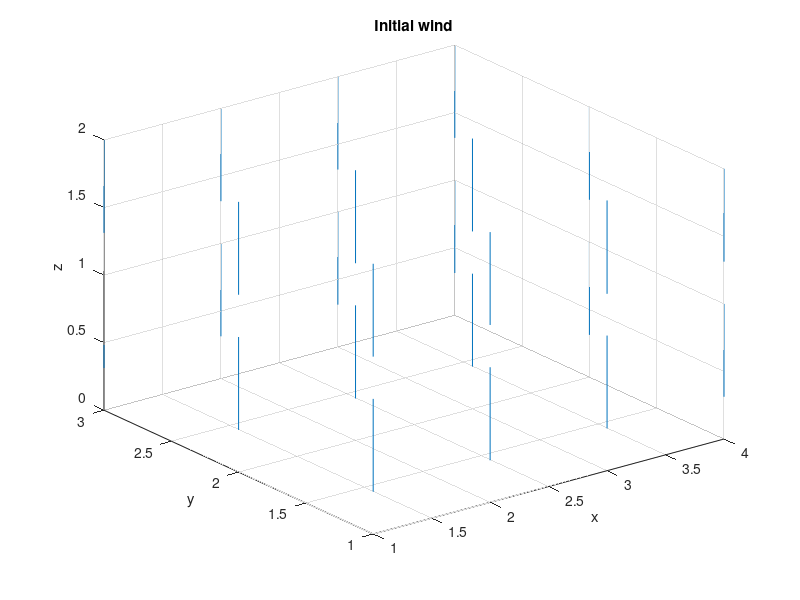
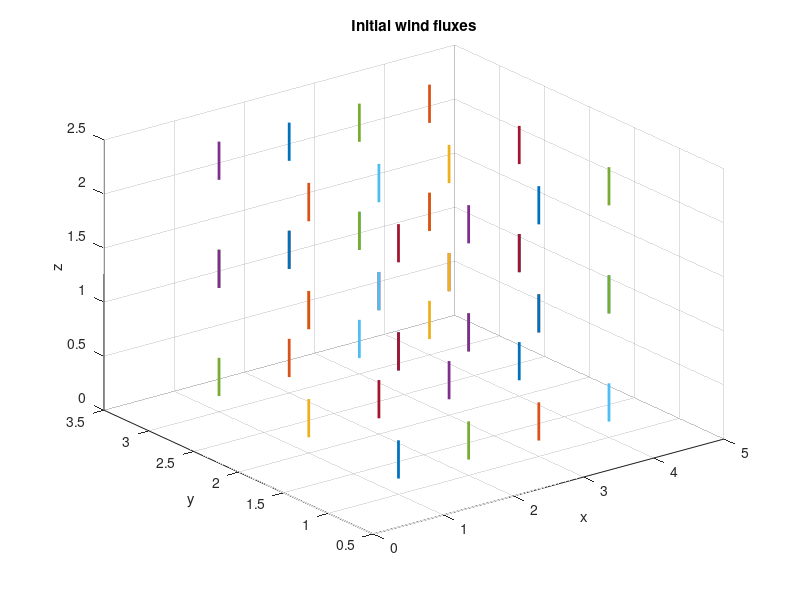

These figures' MATLAB source, in order: (Note: this script raises an error after producing the figures.)
% dimension
n = [4,3,2];
fprintf('linear array of %ix%ix%i cells\n',n(1),n(2),n(3))
% grid (regular for the moment)
[x,y,z] = meshgrid(1:n(1),1:n(2),1:n(3));
xx = permute(x,[2 1 3]); yy = permute(y,[2 1 3]); zz = permute(z,[2 1 3]);

% # x continuity constraints
nt1 = (n(1)-1)*n(2)*n(3);
% # y continuity constraints
nt2 = n(1)*(n(2)-1)*n(3);
% # z continuity constraints
nt3 = n(1)*n(2)*(n(3)-1);
% # ground flux conditions
nt4 = n(1)*n(2);
c_constraints = nt1+nt2+nt3+nt4;

% # fluxes per element
factor = 6;
% initialize matrices
B=sparse(factor*prod(n));
D=sparse(prod(n),factor*prod(n));
A=sparse(factor*prod(n));
E=sparse(size(n,2)*prod(n),factor*prod(n));
t1 = sparse(nt1,factor*prod(n));
t2 = sparse(nt2,factor*prod(n));
t3 = sparse(nt3,factor*prod(n));
t4 = sparse(nt4,factor*prod(n));
v0f = zeros(factor*prod(n),1);
% make them full if small
if prod(n)<200, B=full(B);D=full(D);E=full(E); end
% create block matrices
for i=1:prod(n)
    s=(i-1)*factor+1:i*factor; % span of local dofs
    t=(i-1)*size(n,2)+1:i*size(n,2);
    A(s,s)=diag([1,1,1,1,1e4,1e4]);
    B(s,s)=[-1,0,0,0,0,0;0,1,0,0,0,0;0,0,-1,0,0,0;0,0,0,1,0,0;0,0,0,0,-1,0;0,0,0,0,0,1];
    D(i,s)=[1,1,1,1,1,1];
    E(t,s)=[-.5,.5,0,0,0,0;0,0,-.5,.5,0,0;0,0,0,0,-.5,.5];
    v0f(s)=[0,0,0,0,1,-1]; % initial wind flux
    % continuity conditions
    [xi,yi,zi]=ind2sub(n,i);
    if xi > 1
        t1((xi-1)+(yi-1)*(n(1)-1)+(zi-1)*n(2)*(n(1)-1),s(1)) = 1;
    end
    if xi < n(1)
        t1(xi+(yi-1)*(n(1)-1)+(zi-1)*n(2)*(n(1)-1),s(2)) = 1;
    end
    if yi > 1
        t2((yi-1)+(xi-1)*(n(2)-1)+(zi-1)*n(1)*(n(2)-1),s(3)) = 1;
    end
    if yi < n(2)
        t2(yi+(xi-1)*(n(2)-1)+(zi-1)*n(1)*(n(2)-1),s(4)) = 1;
    end
    if zi > 1
        t3((zi-1)+(xi-1)*(n(3)-1)+(yi-1)*n(1)*(n(3)-1),s(5)) = 1;
    end
    if zi < n(3)
        t3(zi+(xi-1)*(n(3)-1)+(yi-1)*n(1)*(n(3)-1),s(6)) = 1;
    end
    if zi==1
        t4(xi+(yi-1)*n(1),s(5)) = 1;
    end
end
C = [t1;t2;t3;t4];
if size(C,1) ~= c_constraints
    error('number of constraints different than indices computed!') 
end
% initial wind flow at the middle of the cells
u0=E*v0f;
% plot initial wind
figure, quiver3(xx(:),yy(:),zz(:),u0(1:3:end),u0(2:3:end),u0(3:3:end)), xlabel('x'), ylabel('y'), zlabel('z'), title('Initial wind')
% plot initial fluxes
vv0 = B*v0f;
figure, for i=1:prod(n), s=(i-1)*factor+1:i*factor; [xi,yi,zi]=ind2sub(n,i); quiver3([xi-.5,xi+.5,xi,xi,xi,xi],[yi,yi,yi-.5,yi+.5,yi,yi],[zi,zi,zi,zi,zi-.5,zi+.5],[vv0(s(1:2))',0,0,0,0],[0,0,vv0(s(3:4))',0,0],[0,0,0,0,vv0(s(5:6))'],.5,'LineWidth',2), hold on, end, xlabel('x'), ylabel('y'), zlabel('z'), title('Initial wind fluxes')
% need initial Cartesian wind instead of flux
v0=B*v0f; 
% solve mass-consistent using saddle problem
saddle_sparse
% show matrix M if it is small
if prod(n)<10,M,end
% transform fluxes into cartesian winds at the centers
u=E*v;
% plot resulting wind
figure, quiver3(xx(:),yy(:),zz(:),u(1:3:end),u(2:3:end),u(3:3:end)), xlabel('x'), ylabel('y'), zlabel('z'), title('Mass-consistent solution')
vv = B*v;
% plot resulting fluxes
figure, for i=1:prod(n), s=(i-1)*factor+1:i*factor; [xi,yi,zi]=ind2sub(n,i); quiver3([xi-.5,xi+.5,xi,xi,xi,xi],[yi,yi,yi-.5,yi+.5,yi,yi],[zi,zi,zi,zi,zi-.5,zi+.5],[vv(s(1:2))',0,0,0,0],[0,0,vv(s(3:4))',0,0],[0,0,0,0,vv(s(5:6))'],.5,'LineWidth',2), hold on, end, xlabel('x'), ylabel('y'), title('Mass-consistent solution fluxes')
